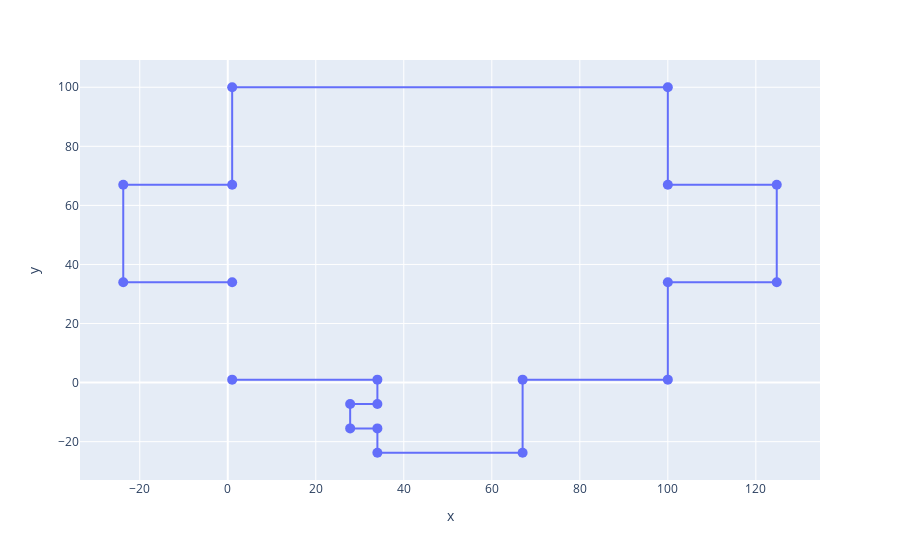

Notebook source saved alongside this figure:
### Code cell
#df = px.data.gapminder()
v = list(map(lambda P: (P.x,P.y),vertices))

fig = px.line(x=np.array(v)[:,0],y=np.array(v)[:,1],markers=True)
fig.update_traces(marker_size=10)
fig.show()

### Figure 1 — Plotly figure (JSON) as saved in the notebook; plotly's stock layout.template omitted (floating-point values rounded to 4 significant figures)
{"data": [{"hovertemplate": "x=%{x}<br>y=%{y}<extra></extra>", "legendgroup": "", "line": {"color": "#636efa", "dash": "solid"}, "marker": {"size": 10, "symbol": "circle"}, "mode": "lines+markers", "name": "", "orientation": "v", "showlegend": false, "type": "scatter", "x": [1, 34, 34, 27.81, 27.81, 34, 34, 67, 67, 100, 100, 124.8, 124.8, 100, 100, 1, 1, -23.75, -23.75, 1], "xaxis": "x", "y": [1, 1, -7.25, -7.25, -15.5, -15.5, -23.75, -23.75, 1, 1, 34, 34, 67, 67, 100, 100, 67, 67, 34, 34], "yaxis": "y"}], "layout": {"legend": {"tracegroupgap": 0}, "margin": {"t": 60}, "xaxis": {"anchor": "y", "domain": [0, 1], "title": {"text": "x"}}, "yaxis": {"anchor": "x", "domain": [0, 1], "title": {"text": "y"}}}}
